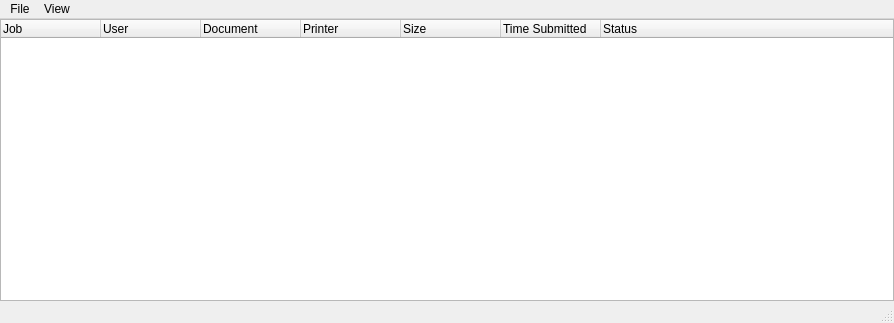
<ui version="4.0" >
 <class>MainWindow</class>
 <widget class="QMainWindow" name="MainWindow" >
  <property name="geometry" >
   <rect>
    <x>0</x>
    <y>0</y>
    <width>894</width>
    <height>323</height>
   </rect>
  </property>
  <property name="windowTitle" >
   <string>Document Print Status</string>
  </property>
  <property name="windowIcon" >
   <iconset>
    <normaloff>printer-128.png</normaloff>printer-128.png</iconset>
  </property>
  <widget class="QWidget" name="centralwidget" >
   <layout class="QGridLayout" >
    <property name="margin" >
     <number>0</number>
    </property>
    <item row="0" column="0" >
     <widget class="QTreeWidget" name="treeWidget" >
      <property name="alternatingRowColors" >
       <bool>true</bool>
      </property>
      <property name="indentation" >
       <number>0</number>
      </property>
      <property name="rootIsDecorated" >
       <bool>false</bool>
      </property>
      <property name="itemsExpandable" >
       <bool>false</bool>
      </property>
      <column>
       <property name="text" >
        <string>Job</string>
       </property>
      </column>
      <column>
       <property name="text" >
        <string>User</string>
       </property>
      </column>
      <column>
       <property name="text" >
        <string>Document</string>
       </property>
      </column>
      <column>
       <property name="text" >
        <string>Printer</string>
       </property>
      </column>
      <column>
       <property name="text" >
        <string>Size</string>
       </property>
      </column>
      <column>
       <property name="text" >
        <string>Time Submitted</string>
       </property>
      </column>
      <column>
       <property name="text" >
        <string>Status</string>
       </property>
      </column>
     </widget>
    </item>
   </layout>
  </widget>
  <widget class="QMenuBar" name="menubar" >
   <property name="geometry" >
    <rect>
     <x>0</x>
     <y>0</y>
     <width>894</width>
     <height>27</height>
    </rect>
   </property>
   <widget class="QMenu" name="menuFile" >
    <property name="title" >
     <string>File</string>
    </property>
    <addaction name="actionClose" />
   </widget>
   <widget class="QMenu" name="menuView" >
    <property name="title" >
     <string>View</string>
    </property>
    <addaction name="actionRefresh_2" />
    <addaction name="separator" />
    <addaction name="actionShow_Completed_Jobs_2" />
    <addaction name="actionShow_Printer_Status" />
   </widget>
   <addaction name="menuFile" />
   <addaction name="menuView" />
  </widget>
  <widget class="QStatusBar" name="statusbar" />
  <action name="actionShow_Completed_Jobs" >
   <property name="text" >
    <string>Show Completed Jobs</string>
   </property>
  </action>
  <action name="actionRefresh_2" >
   <property name="icon" >
    <iconset>
     <normaloff>view-refresh.png</normaloff>view-refresh.png</iconset>
   </property>
   <property name="text" >
    <string>Refresh</string>
   </property>
  </action>
  <action name="actionShow_Completed_Jobs_2" >
   <property name="checkable" >
    <bool>true</bool>
   </property>
   <property name="text" >
    <string>Show Completed Jobs</string>
   </property>
  </action>
  <action name="actionClose" >
   <property name="icon" >
    <iconset>
     <normaloff>window-close.png</normaloff>window-close.png</iconset>
   </property>
   <property name="text" >
    <string>Close</string>
   </property>
  </action>
  <action name="actionShow_Printer_Status" >
   <property name="checkable" >
    <bool>true</bool>
   </property>
   <property name="checked" >
    <bool>false</bool>
   </property>
   <property name="text" >
    <string>Show Printer Status</string>
   </property>
  </action>
 </widget>
 <resources/>
 <connections/>
</ui>
